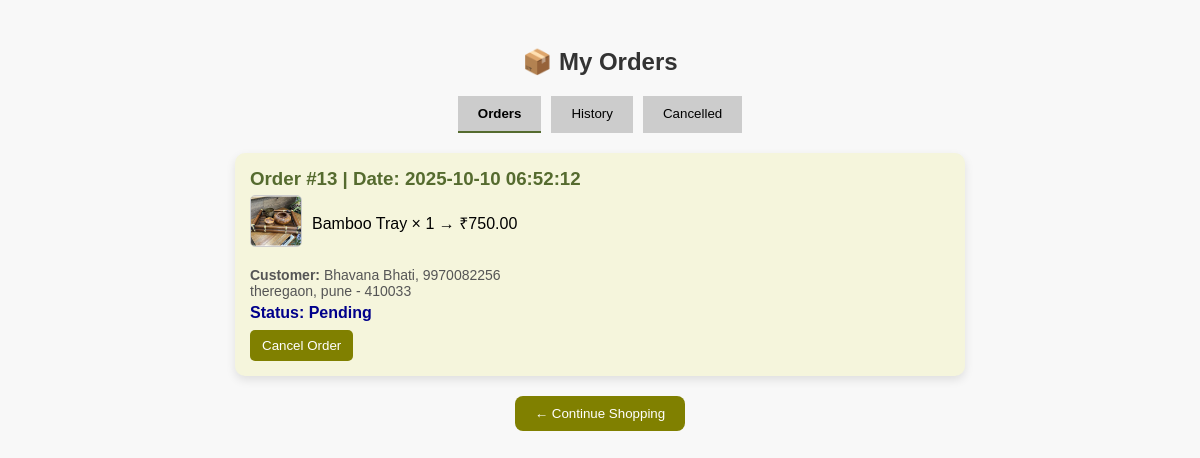
Screenshot of /my_order.php (signed in) with the database file from the repository.
### tables this page shows
CREATE TABLE `orders` (
  `order_id` int(11) NOT NULL,
  `user_id` int(11) NOT NULL,
  `product_id` int(11) NOT NULL,
  `quantity` int(11) NOT NULL,
  `total_price` decimal(10,2) NOT NULL,
  `order_status` varchar(50) DEFAULT 'Pending',
  `created_at` timestamp NOT NULL DEFAULT current_timestamp(),
  `customer_name` varchar(100) NOT NULL,
  `customer_phone` varchar(15) NOT NULL,
  `customer_address` text NOT NULL,
  `customer_city` varchar(50) NOT NULL,
  `customer_pincode` varchar(10) NOT NULL,
  `payment_method` varchar(50) NOT NULL
);

### my_order.php (the view, shortened to what this page needs)
<?php
include("db_connect.php");
$user_id = $_SESSION['user_id'];
$stmt = $conn->prepare("
    SELECT o.order_id, o.quantity, o.total_price, o.order_status,
           o.created_at, o.payment_method,
           o.customer_name, o.customer_phone, o.customer_address,
           o.customer_city, o.customer_pincode,
           p.name AS product_name, p.image AS product_image
    FROM orders o
    JOIN products p ON o.product_id = p.product_id
    WHERE o.user_id = ?
    ORDER BY o.created_at DESC
");
$stmt->bind_param("i", $user_id);
$stmt->execute();
$res = $stmt->get_result();
$orders = [];
while($row = $res->fetch_assoc()){
    $oid = $row['order_id'];
    if(!isset($orders[$oid])){
        $orders[$oid] = ['info'=>$row, 'products'=>[]];
    }
    $orders[$oid]['products'][] = [
        'product_name'=>$row['product_name'],
        'product_image'=>$row['product_image'],
        'quantity'=>$row['quantity'],
        'total_price'=>$row['total_price']
    ];
}
?>
<!DOCTYPE html>
<html lang="en">
<head>
</head>
<body>
<h2>📦 My Orders</h2>
<div class="tabs">
    <button id="orders-btn" class="active" onclick="showTab('orders')">Orders</button>
    <button id="history-btn" onclick="showTab('history')">History</button>
    <button id="cancelled-btn" onclick="showTab('cancelled')">Cancelled</button>
</div>
<div id="orders">
<?php
foreach($orders as $oid=>$o):
    if(strtolower($o['info']['order_status'])=='delivered' || strtolower($o['info']['order_status'])=='cancelled') continue;
?>
<div class="order-box">
    <h3>Order #<?php echo $oid;?> | Date: <?php echo $o['info']['created_at'];?></h3>
    <ul>
    <?php foreach($o['products'] as $p): ?>
        <li>
            <?php if(!empty($p['product_image']) && file_exists($p['product_image'])): ?>
                <a href="product_detail.php?id=<?php echo $p['product_name']; ?>"><img src="<?php echo $p['product_image'];?>"></a>
            <?php endif; ?>
            <?php echo $p['product_name'];?> × <?php echo $p['quantity'];?> → ₹<?php echo $p['total_price'];?>
        </li>
    <?php endforeach; ?>
    </ul>
    <div class="info"><b>Customer:</b> <?php echo $o['info']['customer_name'];?>, <?php echo $o['info']['customer_phone'];?><br>
    <?php echo $o['info']['customer_address'];?>, <?php echo $o['info']['customer_city'];?> - <?php echo $o['info']['customer_pincode'];?></div>
    <div class="status">Status: <?php echo $o['info']['order_status'];?></div>
    <div class="cancel-btn">
        <form method="POST">
            <button type="submit" name="cancel_order">Cancel Order</button>
        </form>
    </div>
</div>
<?php endforeach;
?>
</div>
<div class="back-btn">
    <button onclick="window.location.href='product.html'">← Continue Shopping</button>
</div>
</body>
</html>

### my_order.php (style rules this page uses)
body { font-family: Arial, sans-serif; background: #f8f8f8; padding: 20px; }
h2 { text-align:center; color:#333; }
.tabs { display:flex; justify-content:center; margin-bottom:20px; }
.tabs button { padding:10px 20px; margin:0 5px; border:none; border-bottom:2px solid transparent; cursor:pointer; background:#ccc; }
.tabs button.active { border-bottom:2px solid darkolivegreen; font-weight:bold; }
.order-box { background: beige; padding: 15px; margin: 10px auto; border-radius: 10px; max-width: 700px; box-shadow: 0 4px 10px rgba(0,0,0,0.1); }
.order-box h3 { margin: 0 0 5px 0; color: darkolivegreen; }
.order-box ul { list-style: none; padding-left: 0; margin-top:5px; }
.order-box li { margin: 5px 0; display:flex; align-items:center; }
.order-box li img { width:50px; height:50px; margin-right:10px; border:1px solid #ccc; border-radius:5px; cursor:pointer; }
.info { font-size: 14px; color:#555; margin-top:5px; }
.status { font-weight: bold; color: darkblue; margin-top:5px; }
.download-btn, .cancel-btn { margin-top:8px; }
.download-btn button, .cancel-btn button { padding:8px 12px; border:none; background:olive; color:white; border-radius:5px; cursor:pointer; }
.back-btn { text-align:center; margin:20px; }
.back-btn button { padding: 10px 20px; border: none; background: olive; color: white; border-radius: 8px; cursor: pointer; }

### rows the page displays
orders: oid "13", created_at "2025-10-10 06:52:12", product_name "Bamboo Tray", quantity "1", total_price "750.00", customer_name "Bhavana Bhati", customer_phone "9970082256", customer_address "theregaon", customer_city "pune", customer_pincode "410033", order_status "Pending"
